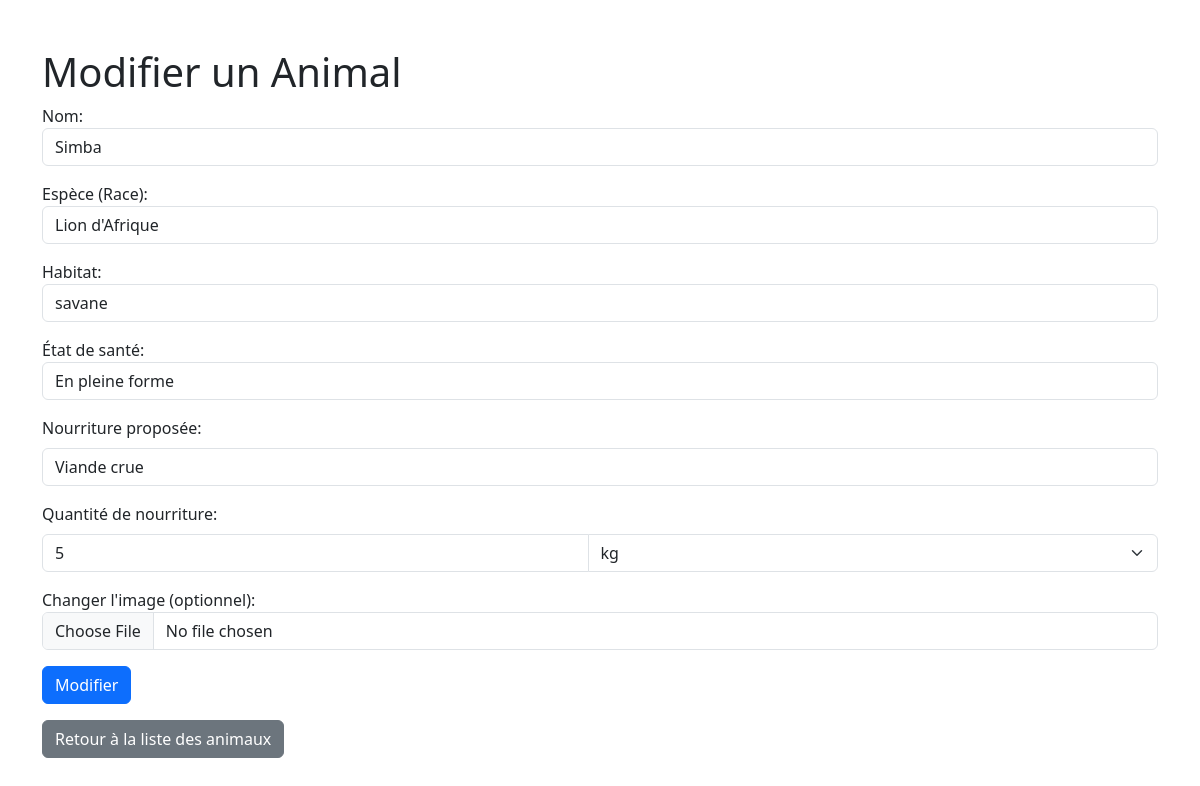
The page /edit_animal.php?id=12 on the database its author committed.
### tables this page shows
CREATE TABLE `animals` (
  `id` int NOT NULL AUTO_INCREMENT,
  `name` varchar(255) NOT NULL,
  `race` varchar(255) NOT NULL,
  `habitat` varchar(255) NOT NULL,
  `health` varchar(255) NOT NULL,
  `food` varchar(255) NOT NULL,
  `food_quantity` float NOT NULL,
  `last_checkup` date NOT NULL,
  `image` varchar(255) DEFAULT NULL,
  `food_unit` varchar(10) DEFAULT NULL,
  PRIMARY KEY (`id`)
);

### edit_animal.php (the view, shortened to what this page needs)
<?php
require 'db.php';
if ($_SERVER['REQUEST_METHOD'] == 'POST') {
    $id = $_POST['id'];
    $name = $_POST['name'];
    $race = $_POST['race'];
    $habitat = $_POST['habitat'];
    $health = $_POST['health'];
    $food = $_POST['food'];
    $food_quantity = $_POST['food_quantity'];
    $food_unit = $_POST['food_unit'];
    $image_path = $animal['image'];
    if (!empty($_FILES['image']['name'])) {
        $target_dir = "image/";
        $target_file = $target_dir . basename($_FILES["image"]["name"]);
        $imageFileType = strtolower(pathinfo($target_file, PATHINFO_EXTENSION));
        $check = getimagesize($_FILES["image"]["tmp_name"]);
        if ($check !== false) {
            if (move_uploaded_file($_FILES["image"]["tmp_name"], $target_file)) {
            $image_path = $target_file;
        } else {
            echo "Erreur lors du téléchargement de l'image.";
        }
    } else {
        echo "Le fichier sélectionné n'est pas une image valide.";
    }
}
    $stmt = $pdo->prepare("UPDATE animals SET name=?, race=?, habitat=?, health=?, food=?, food_quantity=?, food_unit=?, image=? WHERE id=?");
    $stmt->execute([$name, $race, $habitat, $health, $food, $food_quantity, $food_unit, $image_path, $id]);
    header('Location: manage_animals.php');
    exit();
} else {
    $id = $_GET['id'];
    $stmt = $pdo->prepare("SELECT * FROM animals WHERE id=?");
    $stmt->execute([$id]);
    $animal = $stmt->fetch();
}
?>
<!DOCTYPE html>
<html lang="fr">
<head>
    <link href="https://cdn.jsdelivr.net/npm/bootstrap@5.3.0/dist/css/bootstrap.min.css" rel="stylesheet">
</head>
<body>
    <div class="container mt-5">
        <h1>Modifier un Animal</h1>
        <form method="POST" action="edit_animal.php" enctype="multipart/form-data">
            <div class="mb-3">
                <label>Nom:</label>
                <input type="text" name="name" value="<?php echo $animal['name']; ?>" class="form-control" required>
            </div>
            <div class="mb-3">
                <label>Espèce (Race):</label>
                <input type="text" name="race" value="<?php echo $animal['race']; ?>" class="form-control" required>
            </div>
            <div class="mb-3">
                <label>Habitat:</label>
                <input type="text" name="habitat" value="<?php echo $animal['habitat']; ?>" class="form-control" required>
            </div>
            <div class="mb-3">
                <label>État de santé:</label>
                <input type="text" name="health" value="<?php echo $animal['health']; ?>" class="form-control" required>
            </div>
            <div class="mb-3">
                <label for="food" class="form-label">Nourriture proposée:</label>
                <input type="text" class="form-control" name="food" value="<?php echo $animal['food']; ?>" required>
            </div>
            <div class="mb-3">
                <label for="food_quantity" class="form-label">Quantité de nourriture:</label>
                <div class="input-group">
                    <input type="number" class="form-control" name="food_quantity" value="<?php echo $animal['food_quantity']; ?>" required>
                    <select class="form-select" name="food_unit" required>
                        <option value="kg" <?php echo ($animal['food_unit'] == 'kg') ? 'selected' : ''; ?>>kg</option>
                    </select>
        </div>
    </div>
            <div class="mb-3">
                <label>Changer l'image (optionnel):</label>
                <input type="file" name="image" class="form-control">
            </div>
            <button type="submit" class="btn btn-primary">Modifier</button>
        </form>
        <a href="manage_animals.php" class="btn btn-secondary mt-3">Retour à la liste des animaux</a>
    </div>
</body>
</html>

### rows shown on the page
animals: name "Simba", race "Lion d'Afrique", habitat "savane", health "En pleine forme", food "Viande crue", food_quantity "5", food_unit "kg"
